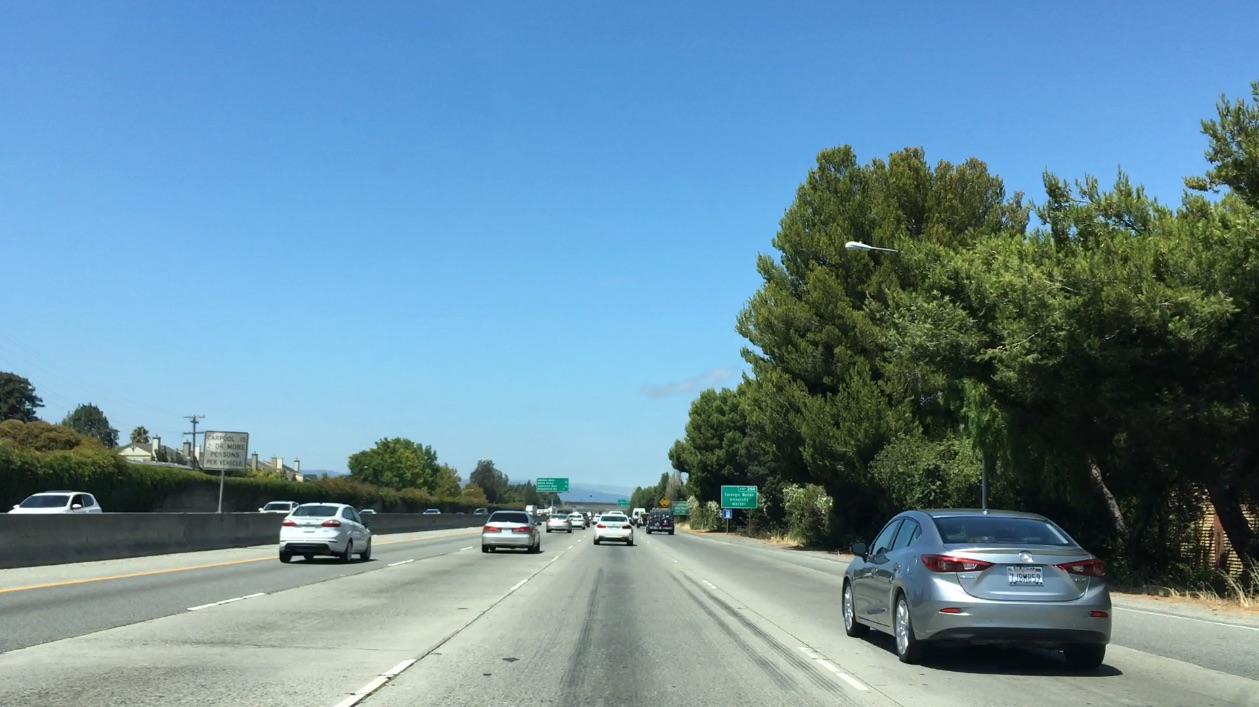
#> input picture tests/bbox-example-image.jpg, 1259 x 707 px
$ python vehicle-detector.py   (older library calls are emulated)
#> lines starting #> are read from the running program, lines starting #| are printed output that depends on the picture; after the words box and inside, x2 and y2 are one past the last pixel; in counts of white or black regions, pixels touching at a corner belong together
# -*- coding: utf-8 -*-
# This script is heavly relies on materials and functions provided during the course. It also was inspired by the following repo: https://github.com/azumf/CarND-Vehicle-Detection-P5

# *** IMPORTS ***
import numpy as np
import cv2
import matplotlib.pyplot as plt
import matplotlib.image as mpimg
import glob
from sklearn import svm
from sklearn.utils import shuffle
from scipy.ndimage.measurements import label
from sklearn.model_selection import train_test_split
from skimage.feature import hog
from sklearn.preprocessing import StandardScaler
from sklearn.svm import LinearSVC
import time

from moviepy.editor import VideoFileClip


# *** FUNCTIONS ***
def calibration():
    """
    Camera calibration function for compensation of radial and tangential distortions.
    :return: Success flag and correction coefficients
    Ref: Course notes and https://docs.opencv.org/3.0-beta/doc/py_tutorials/py_calib3d/py_calibration/py_calibration.html
    """
    # ./camera_cal/calibration1.jpg nx=9 ny=5
    # ./camera_cal/calibration2.jpg nx=9 ny=6
    # ./camera_cal/calibration3.jpg nx=9 ny=6
    # ./camera_cal/calibration4.jpg nx=5 ny=6
    # ./camera_cal/calibration5.jpg nx=7 ny=6
    # ./camera_cal/calibration6.jpg nx=9 ny=6
    # ...
    # ./camera_cal/calibration20.jpg nx=9 ny=6

    # Setup object points
    nx = 9  # Internal corners on horizontal
    ny = 6  # Internal corners on vertical
    object_point = np.zeros((ny * nx, 3), np.float32)
    object_point[:, :2] = np.mgrid[0:nx, 0:ny].T.reshape(-1, 2)

    # Arrays to store object points and image points
    object_points = []  # Real world space
    image_points = []   # Image plane

    # Image List
    images = glob.glob('./camera_cal/calibration*.jpg')

    for idx, fname in enumerate(images):

        # Skip following files; nx and ny should be 9 and 6 only
        if fname == './camera_cal/calibration1.jpg':
            pass
        elif fname == './camera_cal/calibration4.jpg':
            pass
        elif fname == './camera_cal/calibration5.jpg':
            pass
        else:
            # Open an input image
            image = cv2.imread(fname)

            # Convert to grayscale
            gray = cv2.cvtColor(image, cv2.COLOR_BGR2GRAY)

            # Find the chessboard corners
            ret, corners = cv2.findChessboardCorners(gray, (nx, ny), None)

            cal_mtx = []
            cal_dist = []
            # If found, draw corners
            if ret is True:
                success_flag = True
                image_points.append(corners)
                object_points.append(object_point)

                # Calibrate camera
                cal_ret, cal_mtx, cal_dist, cal_rvecs, cal_tvecs = cv2.calibrateCamera(object_points,
                                                                               image_points,
                                                                               gray.shape[::-1], None, None)
    # End of FOR loop
    return cal_mtx, cal_dist


def draw_boxes(input_image, bboxes, color=(0, 0, 255), thick=6):
    """
    Draw boxes in an input image
    :param img: An input image
    :param bboxes: Tuples with coordinates of boxes
    :param color: Line color in RGB
    :param thick: Line thickness
    :return: An image with boxes
    Reference: Udacity's project specification
    """
    # Make a copy of the image
    draw_img = np.copy(input_image)
    # Iterate through the bounding boxes
    for bbox in bboxes:
        # Draw a rectangle given bbox coordinates
        cv2.rectangle(draw_img, bbox[0], bbox[1], color, thick)
    # Return the image copy with boxes drawn
    return draw_img


# [438 lines left out: functions slide_window, color_hist, bin_spatial, get_hog_features, extract_features, single_img_features and 8 more, not called in this run]


# *** GLOBAL VARIABLES ***
global mtx, dist


# *** MAIN FUNCTION ***
if __name__ == "__main__":
    # For debug, please run this script with -O option

    # Unit test of draw_boxes function
    if __debug__:
        fname = './tests/bbox-example-image.jpg'
        image = mpimg.imread(fname)
#> image is the input picture: shape (707, 1259, 3); mean R, G, B 104.8, 141, 158.4
        bboxes = [((275, 572), (380, 510)), ((488, 563), (549, 518)), ((554, 543), (582, 522)), ((601, 555), (646, 522)), ((657, 545), (685, 517)), ((849, 678), (1135, 512))]
        result = draw_boxes(image, bboxes)
#> after the loop in draw_boxes, `for bbox in bboxes:`:
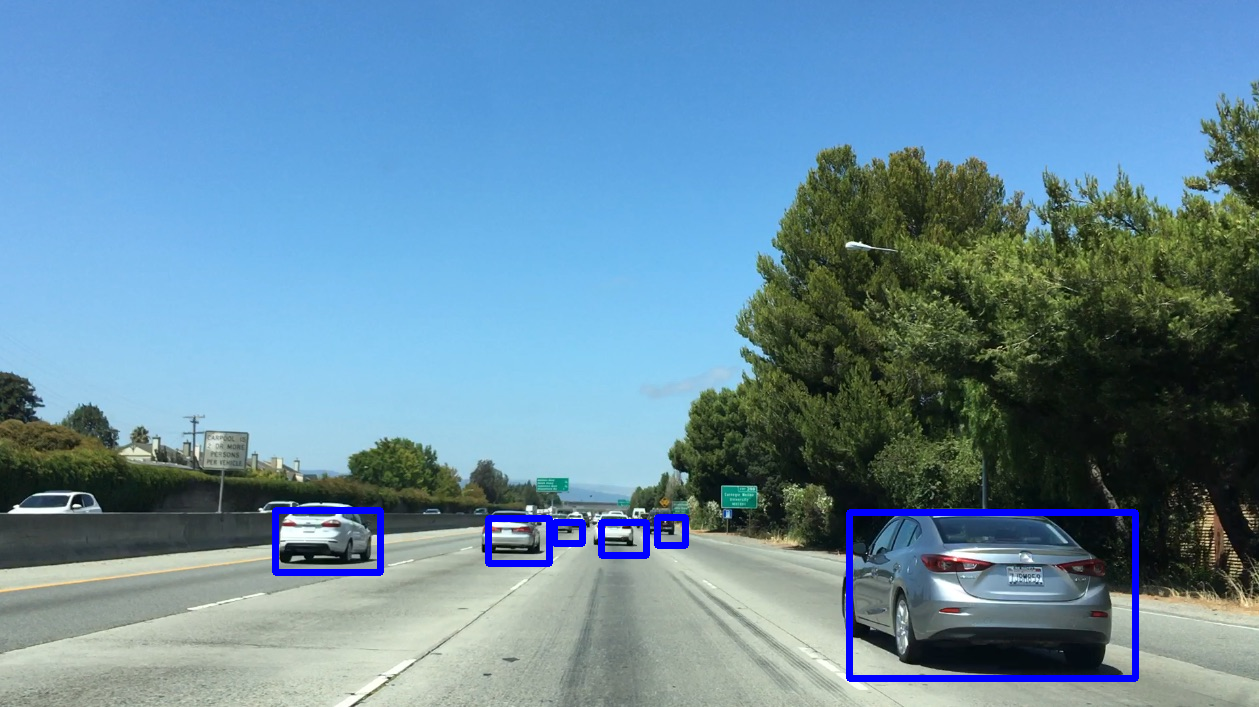
#> draw_img: shape (707, 1259, 3); 1.41% of pixels changed, all inside (x1, y1, x2, y2) = (272, 507, 1139, 682)
        ax1 = plt.figure()
        ax1 = plt.clf()
        ax1 = plt.subplot(121)
        ax1 = plt.imshow(image)
        ax1 = plt.subplot(122)
        ax1 = plt.imshow(result)
        ax1 = plt.savefig(fname[:-4] + '_1_UnitTestboxes.png')
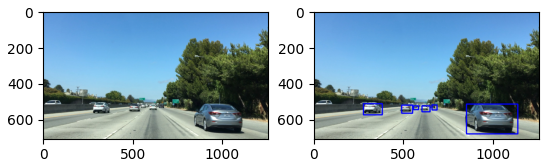
#> figure drawn by matplotlib, 2 panels

    # Unit test on Support Vector Machine from sklearn
    if __debug__:
        X = [[0, 0], [1, 1]]
        y = [0, 1]
        clf = svm.SVC()
        clf.fit(X, y)
        # Make a prediction
        pred = clf.predict([[2., 2.]])
        assert pred == [1]

    # Calibrate camera once
    mtx, dist = calibration()
#> mtx = [[1171.3, 0, 737.2], [0, 1151.8, 369.4], [0, 0, 1]]; dist = [[-0.394, 0.563, -0.00229, 0.0091, -0.668]]

    # Unit test on calibration
    if __debug__:
        fname = './tests/calibration-test.jpg'
#> (the run stopped early here; a loop or call above may not have finished)
